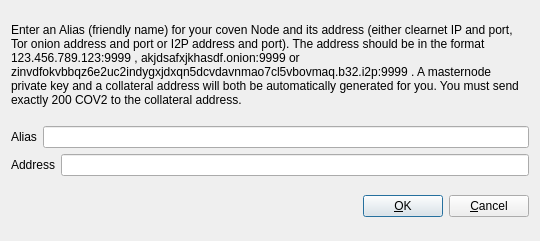
<?xml version="1.0" encoding="UTF-8"?>
<ui version="4.0">
 <class>AddEditcovenNode</class>
 <widget class="QDialog" name="AddEditcovenNode">
  <property name="geometry">
   <rect>
    <x>0</x>
    <y>0</y>
    <width>540</width>
    <height>241</height>
   </rect>
  </property>
  <property name="windowTitle">
   <string>Add/Edit coven Node</string>
  </property>
  <property name="modal">
   <bool>true</bool>
  </property>
  <layout class="QVBoxLayout" name="verticalLayout">
   <item>
    <layout class="QVBoxLayout" name="verticalLayout_2">
     <property name="topMargin">
      <number>0</number>
     </property>
     <property name="bottomMargin">
      <number>0</number>
     </property>
     <item>
      <widget class="QLabel" name="label_3">
       <property name="sizePolicy">
        <sizepolicy hsizetype="Preferred" vsizetype="Expanding">
         <horstretch>0</horstretch>
         <verstretch>0</verstretch>
        </sizepolicy>
       </property>
       <property name="text">
        <string>&lt;html&gt;&lt;head/&gt;&lt;body&gt;&lt;p&gt;Enter an Alias (friendly name) for your coven Node and its address (either clearnet IP and port, Tor onion address and port or I2P address and port). The address should be in the format 123.456.789.123:9999 , akjdsafxjkhasdf.onion:9999 or zinvdfokvbbqz6e2uc2indygxjdxqn5dcvdavnmao7cl5vbovmaq.b32.i2p:9999 . A masternode private key and a collateral address will both be automatically generated for you. You must send exactly 200 COV2 to the collateral address.&lt;/p&gt;&lt;/body&gt;&lt;/html&gt;</string>
       </property>
       <property name="wordWrap">
        <bool>true</bool>
       </property>
      </widget>
     </item>
     <item>
      <layout class="QHBoxLayout" name="horizontalLayout">
       <property name="bottomMargin">
        <number>0</number>
       </property>
       <item>
        <widget class="QLabel" name="label">
         <property name="text">
          <string>Alias</string>
         </property>
        </widget>
       </item>
       <item>
        <widget class="QLineEdit" name="aliasLineEdit"/>
       </item>
      </layout>
     </item>
     <item>
      <layout class="QHBoxLayout" name="horizontalLayout_2">
       <property name="bottomMargin">
        <number>0</number>
       </property>
       <item>
        <widget class="QLabel" name="label_2">
         <property name="text">
          <string>Address</string>
         </property>
        </widget>
       </item>
       <item>
        <widget class="QLineEdit" name="addressLineEdit"/>
       </item>
      </layout>
     </item>
     <item>
      <layout class="QHBoxLayout" name="horizontalLayout_3">
       <property name="bottomMargin">
        <number>0</number>
       </property>
      </layout>
     </item>
    </layout>
   </item>
   <item>
    <layout class="QHBoxLayout" name="horizontalLayout_Buttons">
     <item>
      <spacer name="horizontalSpacer_1">
       <property name="orientation">
        <enum>Qt::Horizontal</enum>
       </property>
       <property name="sizeHint" stdset="0">
        <size>
         <width>40</width>
         <height>48</height>
        </size>
       </property>
      </spacer>
     </item>
     <item>
      <widget class="QLabel" name="statusLabel">
       <property name="font">
        <font>
         <weight>75</weight>
         <bold>true</bold>
        </font>
       </property>
       <property name="text">
        <string/>
       </property>
       <property name="textFormat">
        <enum>Qt::PlainText</enum>
       </property>
       <property name="wordWrap">
        <bool>true</bool>
       </property>
      </widget>
     </item>
     <item>
      <spacer name="horizontalSpacer_2">
       <property name="orientation">
        <enum>Qt::Horizontal</enum>
       </property>
       <property name="sizeHint" stdset="0">
        <size>
         <width>40</width>
         <height>48</height>
        </size>
       </property>
      </spacer>
     </item>
     <item>
      <widget class="QPushButton" name="okButton">
       <property name="text">
        <string>&amp;OK</string>
       </property>
      </widget>
     </item>
     <item>
      <widget class="QPushButton" name="cancelButton">
       <property name="text">
        <string>&amp;Cancel</string>
       </property>
       <property name="autoDefault">
        <bool>false</bool>
       </property>
      </widget>
     </item>
    </layout>
   </item>
  </layout>
 </widget>
 <resources/>
 <connections/>
</ui>
